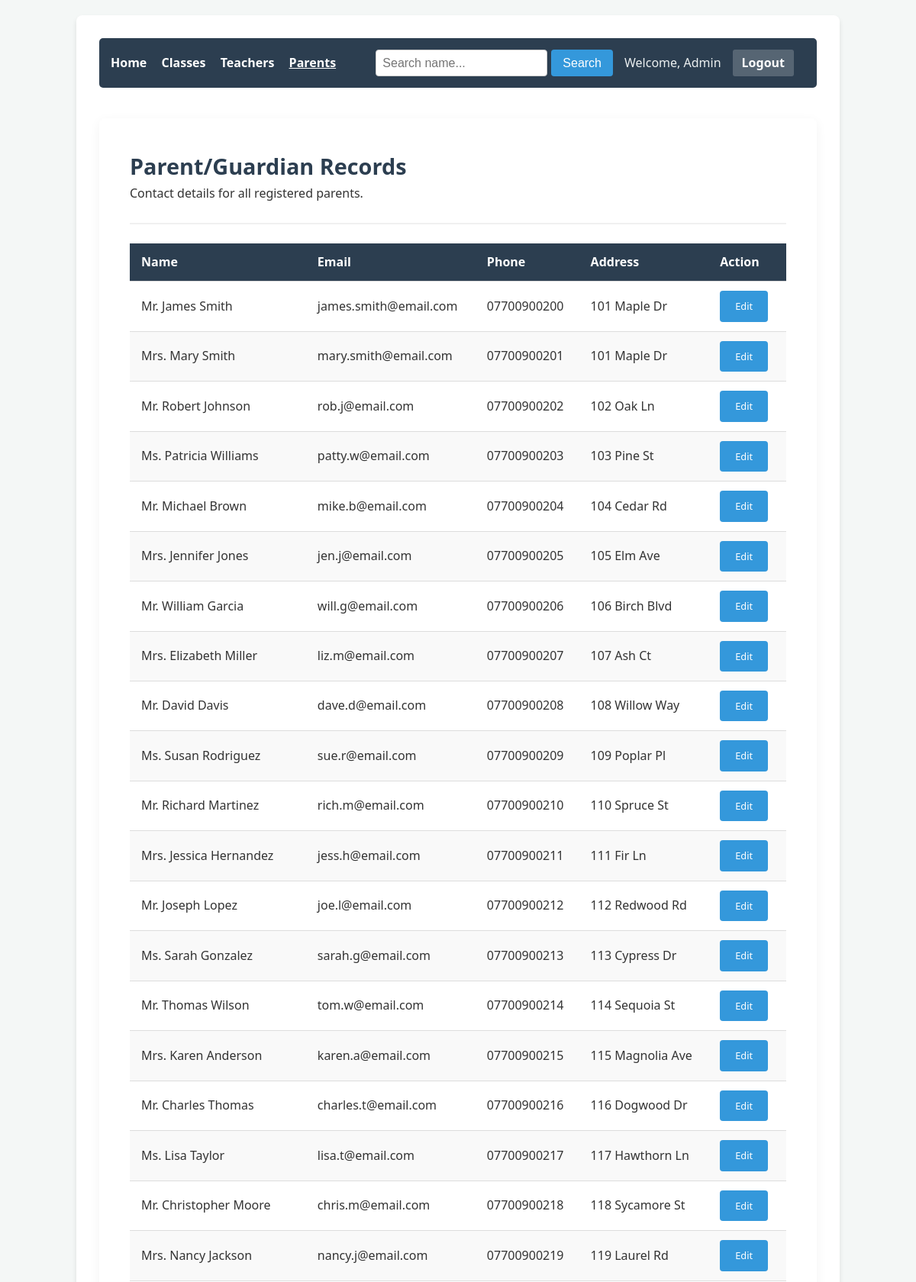
The page /view_parents.php (signed in, upper part) on the database its author committed.
### tables this page shows
CREATE TABLE `parents` (
  `ParentID` int(11) NOT NULL,
  `FullName` varchar(100) NOT NULL,
  `Address` varchar(255) NOT NULL,
  `Email` varchar(100) DEFAULT NULL,
  `Phone` varchar(20) DEFAULT NULL
);

### view_parents.php (the view, shortened to what this page needs)
<?php
include 'db_connect.php';
?>
<!DOCTYPE html>
<html lang="en">
<head>
    <link rel="stylesheet" href="style.css">
</head>
<body>
<div class="container">
    <nav>
        <div>
            <a href="index.php">Home</a>
            <a href="view_classes.php">Classes</a>
            <a href="view_teachers.php">Teachers</a>
            <a href="view_parents.php" style="font-weight: bold; text-decoration: underline;">Parents</a>
        </div>
        <div style="display: flex; align-items: center; gap: 15px;">
            <form action="search.php" method="GET" style="display: flex; align-items: center; margin: 0;">
            <input type="text" name="query" placeholder="Search name..." required style="padding: 8px; border-radius: 4px; border: 1px solid #ccc; margin: 0; height: 35px;">
            <button type="submit" class="btn" style="padding: 0 15px; height: 35px; border-radius: 4px; margin-left: 5px; line-height: 1;">Search</button>
            </form>
            <span style="white-space: nowrap;">Welcome, Admin</span>
            <a href="logout.php" style="background: rgba(255,255,255,0.2); padding: 8px 12px; border-radius: 3px; height: 35px; display: flex; align-items: center; text-decoration: none;">Logout</a>
        </div>
    </nav>
    <div class="form-card" style="max-width: 1000px;">
        <div class="form-header">
            <h1>Parent/Guardian Records</h1>
            <p>Contact details for all registered parents.</p>
        </div>
        <table>
            <thead>
                <tr>
                    <th>Name</th>
                    <th>Email</th>
                    <th>Phone</th>
                    <th>Address</th>
                    <th>Action</th>
                </tr>
            </thead>
            <tbody>
                <?php
                $result = $conn->query("SELECT * FROM Parents");
                while($row = $result->fetch_assoc()) {
                    echo "<tr>";
                    echo "<td>" . htmlspecialchars($row['FullName']) . "</td>";
                    echo "<td>" . htmlspecialchars($row['Email']) . "</td>";
                    echo "<td>" . htmlspecialchars($row['Phone']) . "</td>";
                    echo "<td>" . htmlspecialchars($row['Address']) . "</td>";
                    echo "<td>
                            <a href='edit_parent.php?id=".$row['ParentID']."' class='btn btn-edit' style='font-size:0.8rem;'>Edit</a>
                          </td>";
                    echo "</tr>";
                }
                ?>
            </tbody>
        </table>
    </div>
</div>
</body>
</html>

### style.css (style rules this page uses)
:root { --primary-color: #2c3e50; --accent-color: #3498db; --danger-color: #e74c3c; --success-color: #27ae60; --bg-color: #f4f7f6; --card-bg: #ffffff; --text-color: #333333; }
* { box-sizing: border-box; margin: 0; padding: 0; }
body { font-family: 'Segoe UI', Tahoma, Verdana, sans-serif; background-color: var(--bg-color); color: var(--text-color); line-height: 1.6; padding: 20px; }
.container { max-width: 1000px; margin: 0 auto; background: var(--card-bg); padding: 30px; border-radius: 8px; box-shadow: 0 4px 6px rgba(0,0,0,0.1); }
h1 { color: var(--primary-color); margin-bottom: 10px; }
p { margin-bottom: 15px; }
nav { background: var(--primary-color); padding: 15px; border-radius: 5px; margin-bottom: 20px; display: flex; justify-content: space-between; align-items: center; }
nav a { color: white; text-decoration: none; margin-right: 15px; font-weight: bold; }
nav span { color: #ecf0f1; }
table { width: 100%; border-collapse: collapse; margin-top: 20px; }
th, td { padding: 12px 15px; text-align: left; border-bottom: 1px solid #ddd; }
th { background-color: var(--primary-color); color: white; font-weight: 600; }
tr:nth-child(even) { background-color: #f9f9f9; }
form { max-width: 600px; margin: 0 auto; }
input[type="text"], input[type="password"], textarea, select { width: 100%; padding: 10px; margin-bottom: 20px; border: 1px solid #ccc; border-radius: 4px; font-size: 16px; }
button, .btn { display: inline-block; background: var(--accent-color); color: white; padding: 10px 20px; border: none; border-radius: 4px; cursor: pointer; font-size: 16px; text-decoration: none; }
button, .btn:hover { background-color: #2980b9; }
.btn-edit { background-color: var(--accent-color); margin-right: 5px; }
.form-card { background: white; max-width: 600px; margin: 40px auto; padding: 40px; border-radius: 8px; box-shadow: 0 4px 15px rgba(0,0,0,0.05); }
.form-header { border-bottom: 2px solid #f0f0f0; margin-bottom: 25px; padding-bottom: 10px; }
.form-header h1 { font-size: 1.8rem; color: var(--primary-color); margin: 0; }

### rows shown on the page
parents: FullName "Mr. James Smith", Email "james.smith@email.com", Phone "07700900200", Address "101 Maple Dr"
parents: FullName "Mrs. Mary Smith", Email "mary.smith@email.com", Phone "07700900201", Address "101 Maple Dr"
parents: FullName "Mr. Robert Johnson", Email "rob.j@email.com", Phone "07700900202", Address "102 Oak Ln"
parents: FullName "Ms. Patricia Williams", Email "patty.w@email.com", Phone "07700900203", Address "103 Pine St"
parents: FullName "Mr. Michael Brown", Email "mike.b@email.com", Phone "07700900204", Address "104 Cedar Rd"
parents: FullName "Mrs. Jennifer Jones", Email "jen.j@email.com", Phone "07700900205", Address "105 Elm Ave"
parents: FullName "Mr. William Garcia", Email "will.g@email.com", Phone "07700900206", Address "106 Birch Blvd"
parents: FullName "Mrs. Elizabeth Miller", Email "liz.m@email.com", Phone "07700900207", Address "107 Ash Ct"
parents: FullName "Mr. David Davis", Email "dave.d@email.com", Phone "07700900208", Address "108 Willow Way"
parents: FullName "Ms. Susan Rodriguez", Email "sue.r@email.com", Phone "07700900209", Address "109 Poplar Pl"
parents: FullName "Mr. Richard Martinez", Email "rich.m@email.com", Phone "07700900210", Address "110 Spruce St"
parents: FullName "Mrs. Jessica Hernandez", Email "jess.h@email.com", Phone "07700900211", Address "111 Fir Ln"
parents: FullName "Mr. Joseph Lopez", Email "joe.l@email.com", Phone "07700900212", Address "112 Redwood Rd"
parents: FullName "Ms. Sarah Gonzalez", Email "sarah.g@email.com", Phone "07700900213", Address "113 Cypress Dr"
parents: FullName "Mr. Thomas Wilson", Email "tom.w@email.com", Phone "07700900214", Address "114 Sequoia St"
parents: FullName "Mrs. Karen Anderson", Email "karen.a@email.com", Phone "07700900215", Address "115 Magnolia Ave"
parents: FullName "Mr. Charles Thomas", Email "charles.t@email.com", Phone "07700900216", Address "116 Dogwood Dr"
parents: FullName "Ms. Lisa Taylor", Email "lisa.t@email.com", Phone "07700900217", Address "117 Hawthorn Ln"
parents: FullName "Mr. Christopher Moore", Email "chris.m@email.com", Phone "07700900218", Address "118 Sycamore St"
parents: FullName "Mrs. Nancy Jackson", Email "nancy.j@email.com", Phone "07700900219", Address "119 Laurel Rd"
